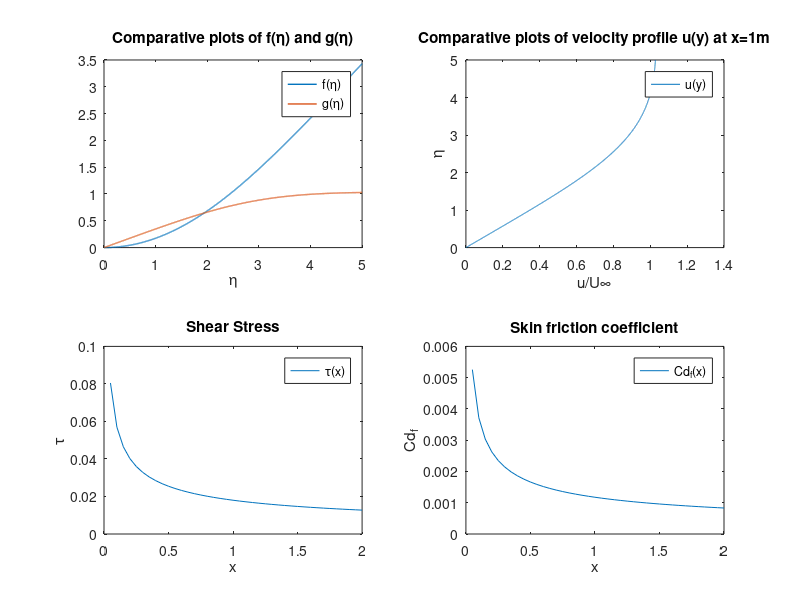

Source code (MATLAB):
% Date  : 10.3.24
% Author: @eshnr7 (https://github.com/eshnr7)

clc; clear; close all;
%% cited:
%https://www.mathworks.com/matlabcentral/fileexchange/102189-solving-blasius-equation-using-rk-4-numerical-method

%% parameters 

% Defining ODEs
f_prime = @(f, g, h) g;
g_prime = @(f, g, h) h;
h_prime = @(f, g, h) -0.5*f*h;

% Defining initial conditions
f0 = 0;
g0 = 0;
h0 = 0.35; % Initial guess for h(0), it is obtained by trial and error

% defining η and Δη value, also stepsize
eta_0 = 0;
eta_max = 5;
d_eta = 0.001;
eta = eta_0:d_eta:eta_max;

F = zeros(length(eta), 3);
F(1, :) = [f0, g0, h0];
%% loop
% RK4 method
for i = 1:length(eta)-1
    eta_i = eta(i);
    f_i = F(i, 1);
    g_i = F(i, 2);
    h_i = F(i, 3);
    
    % RK4 steps
    k1 = d_eta * [f_prime(f_i, g_i, h_i), g_prime(f_i, g_i, h_i), h_prime(f_i, g_i, h_i)];
    k2 = d_eta * [f_prime(f_i + 0.5*k1(1), g_i + 0.5*k1(2), h_i + 0.5*k1(3)), ...
                  g_prime(f_i + 0.5*k1(1), g_i + 0.5*k1(2), h_i + 0.5*k1(3)), ...
                  h_prime(f_i + 0.5*k1(1), g_i + 0.5*k1(2), h_i + 0.5*k1(3))];
    k3 = d_eta * [f_prime(f_i + 0.5*k2(1), g_i + 0.5*k2(2), h_i + 0.5*k2(3)), ...
                  g_prime(f_i + 0.5*k2(1), g_i + 0.5*k2(2), h_i + 0.5*k2(3)), ...
                  h_prime(f_i + 0.5*k2(1), g_i + 0.5*k2(2), h_i + 0.5*k2(3))];
    k4 = d_eta * [f_prime(f_i + k3(1), g_i + k3(2), h_i + k3(3)), ...
                  g_prime(f_i + k3(1), g_i + k3(2), h_i + k3(3)), ...
                  h_prime(f_i + k3(1), g_i + k3(2), h_i + k3(3))];
              
    
    F(i+1, :) = F(i, :) + (1/6) * (k1 + 2*k2 + 2*k3 + k4);
end
f = F(:, 1);
g = F(:, 2);
%% shear stress and skin friction coefficient
g_derivative = diff(transpose(g)) ./ diff(eta);
% g_derivative(1) = 0.35, this value is used numerically

x_1 = 0:.05:2;                  % defining x label for the shear_stress and c_f

shear_stress = zeros(length(x_1),1);
for i = 1:length(x_1)
    
    shear_stress(i) = 0.018*sqrt(1/x_1(i));
end

c_f = shear_stress/(.5*1.225*25);


%% Plotting
subplot(2,2,1)
plot(eta, f, 'LineWidth', 1); 
hold on;  
plot(eta, g, 'LineWidth', 1);             
title('Comparative plots of f(η) and g(η)');
xlabel('\eta');
legend('f(\eta)', 'g(\eta)'); 
hold off

subplot(2,2,2)
plot(g, eta)
xlabel("u/U∞")
ylabel("η")
legend("u(y)")
title("Comparative plots of velocity profile u(y) at x=1m")

subplot(2,2,3)
eta = eta(1:length(g));
plot(x_1, shear_stress)
xlabel("x")
ylabel("τ")
legend("τ(x)")
title("Shear Stress")

subplot(2,2,4)

plot(x_1, c_f)
xlabel("x")
ylabel("Cd_f")
legend("Cd_f(x)")
title("Skin friction coefficient")
